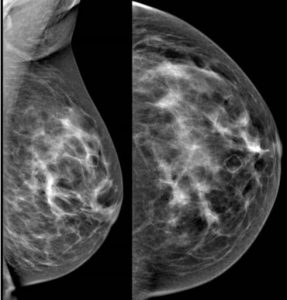
#> input picture Cancer/images/input/mama.jpg, 287 x 300 px
$ python preprocessing.py
#> lines starting #> are read from the running program, lines starting #| are printed output that depends on the picture
from PIL import Image, ImageDraw, ImageEnhance
from skimage import measure
import numpy as np
import cv2

imagem = Image.open('images/input/mama.jpg')
#> imagem is the input picture: PIL image 287x300 RGB; min 0, max 255, mean 64.6

imagem_cinza = imagem.convert('L')

matriz_imagem = np.array(imagem_cinza)

contornos = measure.find_contours(matriz_imagem, 0.8)
#> contornos = 266 point arrays, longest 271 points

desenhar = ImageDraw.Draw(imagem)
for contorno in contornos:
    for i in range(len(contorno) - 1):
        desenhar.line((contorno[i][1], contorno[i][0], contorno[i+1][1], contorno[i+1][0]), fill='red', width=2)
#> this loop made 266 passes
#> contorno on passes 4, 5, 9: [[0, 130.9], [0.0242, 131], [0, 131]], [[0, 137.2], [0.2, 138], [0, 138.4]], [[0, 151.8], [0.84, 151], [0, 150.2]]

realcar = ImageEnhance.Contrast(imagem)
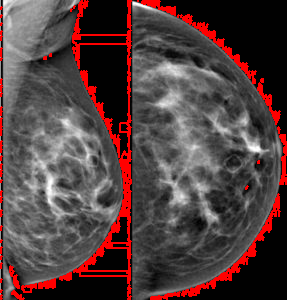
#> imagem: PIL image 287x300 RGB; mean R, G, B 83.4, 64, 64
imagem = realcar.enhance(15.5)
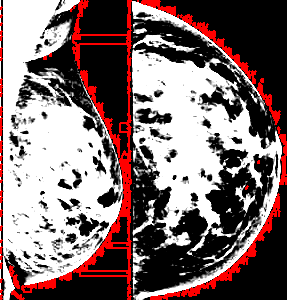
#> imagem: PIL image 287x300 RGB; mean R, G, B 130.5, 111.1, 111.1

imagem.save('images/processed/mama_contornos.jpg')
